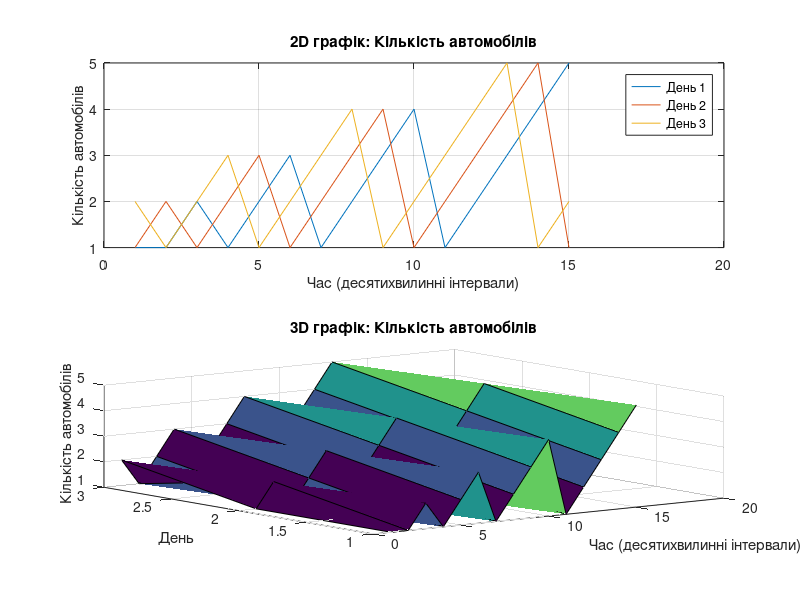

This figure's MATLAB source:
entries = [
    1 1 2 1 2 3 1 2 3 4 1 2 3 4 5;
    1 2 1 2 3 1 2 3 4 1 2 3 4 5 1;
    2 1 2 3 1 2 3 4 1 2 3 4 5 1 2
];

figure;
subplot(2, 1, 1);
plot(entries');
xlabel('Час (десятихвилинні інтервали)');
ylabel('Кількість автомобілів');
title('2D графік: Кількість автомобілів');
legend('День 1', 'День 2', 'День 3');
grid on;

subplot(2, 1, 2);
surf(entries);
xlabel('Час (десятихвилинні інтервали)');
ylabel('День');
zlabel('Кількість автомобілів');
title('3D графік: Кількість автомобілів');
grid on;

